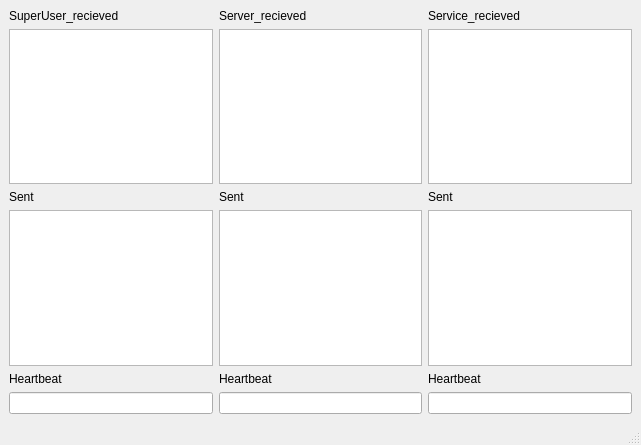
<?xml version="1.0" encoding="UTF-8"?>
<ui version="4.0">
 <class>TestObserver</class>
 <widget class="QMainWindow" name="TestObserver">
  <property name="geometry">
   <rect>
    <x>0</x>
    <y>0</y>
    <width>641</width>
    <height>445</height>
   </rect>
  </property>
  <property name="windowTitle">
   <string>TestObserver</string>
  </property>
  <widget class="QWidget" name="centralwidget">
   <layout class="QHBoxLayout" name="horizontalLayout_2">
    <item>
     <layout class="QHBoxLayout" name="horizontalLayout">
      <item>
       <layout class="QVBoxLayout" name="verticalLayout">
        <item>
         <widget class="QLabel" name="label_superuser">
          <property name="text">
           <string>SuperUser_recieved</string>
          </property>
         </widget>
        </item>
        <item>
         <widget class="QPlainTextEdit" name="plainTextEdit_superuser_recieved"/>
        </item>
        <item>
         <widget class="QLabel" name="label">
          <property name="text">
           <string>Sent</string>
          </property>
         </widget>
        </item>
        <item>
         <widget class="QTextEdit" name="plainTextEdit_superuser_sent"/>
        </item>
        <item>
         <widget class="QLabel" name="label_4">
          <property name="text">
           <string>Heartbeat</string>
          </property>
         </widget>
        </item>
        <item>
         <widget class="QLineEdit" name="lineEdit_hb_superuser"/>
        </item>
       </layout>
      </item>
      <item>
       <layout class="QVBoxLayout" name="verticalLayout_2">
        <item>
         <widget class="QLabel" name="label_server">
          <property name="text">
           <string>Server_recieved</string>
          </property>
         </widget>
        </item>
        <item>
         <widget class="QPlainTextEdit" name="plainTextEdit_server_recieved"/>
        </item>
        <item>
         <widget class="QLabel" name="label_2">
          <property name="text">
           <string>Sent</string>
          </property>
         </widget>
        </item>
        <item>
         <widget class="QTextEdit" name="plainTextEdit_server_sent"/>
        </item>
        <item>
         <widget class="QLabel" name="label_5">
          <property name="text">
           <string>Heartbeat</string>
          </property>
         </widget>
        </item>
        <item>
         <widget class="QLineEdit" name="lineEdit_hb_server"/>
        </item>
       </layout>
      </item>
      <item>
       <layout class="QVBoxLayout" name="verticalLayout_3">
        <item>
         <widget class="QLabel" name="label_service">
          <property name="text">
           <string>Service_recieved</string>
          </property>
         </widget>
        </item>
        <item>
         <widget class="QPlainTextEdit" name="plainTextEdit_service_recieved"/>
        </item>
        <item>
         <widget class="QLabel" name="label_3">
          <property name="text">
           <string>Sent</string>
          </property>
         </widget>
        </item>
        <item>
         <widget class="QTextEdit" name="plainTextEdit_service_sent"/>
        </item>
        <item>
         <widget class="QLabel" name="label_6">
          <property name="text">
           <string>Heartbeat</string>
          </property>
         </widget>
        </item>
        <item>
         <widget class="QLineEdit" name="lineEdit_hb_service"/>
        </item>
       </layout>
      </item>
     </layout>
    </item>
   </layout>
  </widget>
  <widget class="QMenuBar" name="menubar">
   <property name="geometry">
    <rect>
     <x>0</x>
     <y>0</y>
     <width>641</width>
     <height>21</height>
    </rect>
   </property>
  </widget>
  <widget class="QStatusBar" name="statusbar"/>
 </widget>
 <resources/>
 <connections/>
</ui>
